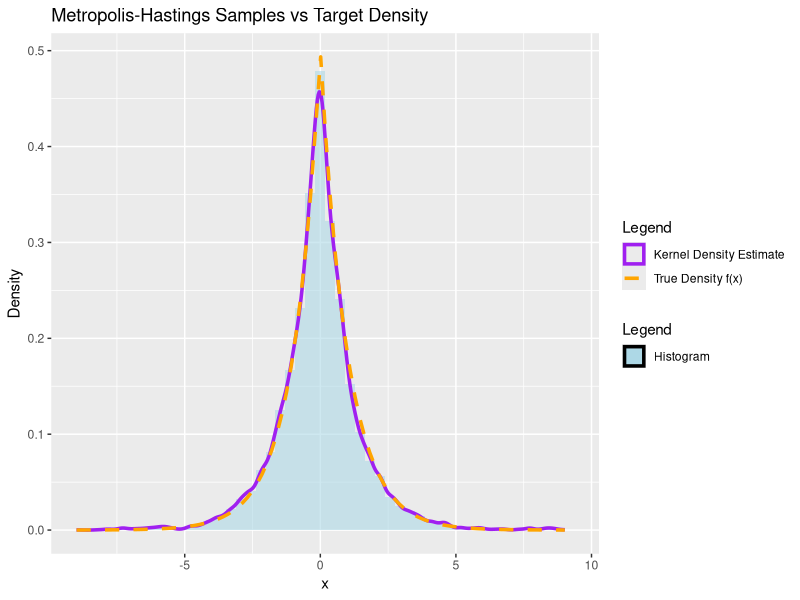
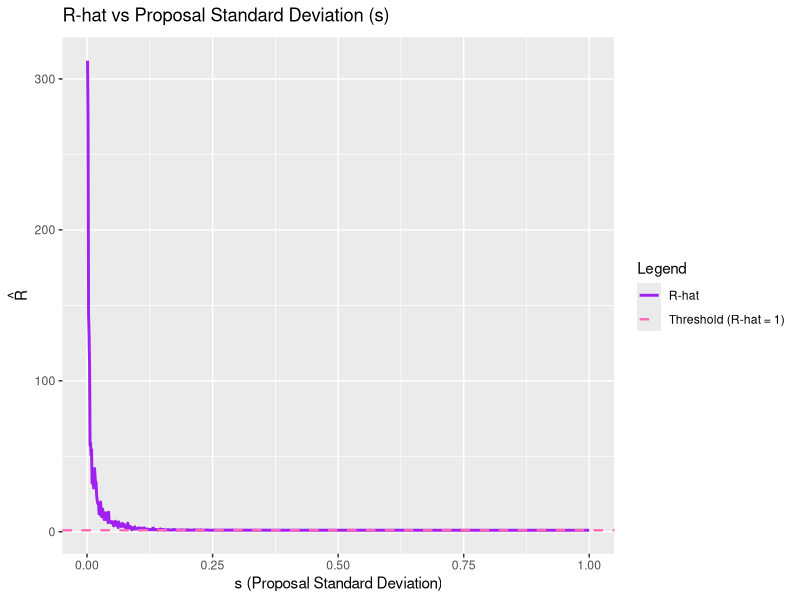

These charts were generated, in order, by the following R code:
## ---- chunk 1
knitr::opts_chunk$set(echo = TRUE)
library(ggplot2)
## ---- chunk 2
# Define the target density: f(x) = 0.5 * exp(-|x|)
DF <- function(x) {
  0.5 * exp(-abs(x))
}
## ---- chunk 3
set.seed(22)

rand_walk_metro <- function(X0, N, s) {
  samples <- numeric(N)  
  samples[1] <- X0       # Set starting value
  
  for (i in 2:N) {
    now <- samples[i - 1]
    x_star <- rnorm(1, mean = now, sd = s)              
    log_ratio <- log(DF(x_star)) - log(DF(now))         # Log acceptance ratio
    log_u <- log(runif(1))                              # Log of uniform random variable
    
    if (log_u < log_ratio) {
      samples[i] <- x_star   # Accept 
    } else {
      samples[i] <- now      # Reject: stay at current value
    }
  }
  
  return(samples)
}
## ---- chunk 4
X0 <- 0
N <- 10001
s <- 1

result <- rand_walk_metro(X0, N, s)

cat("Number of samples:", length(result), "\n")
cat("Estimated Sample Mean:", mean(result), "\n")
cat("Estimated Sample Standard Deviation:", sd(result), "\n")

## ---- chunk 5
result_df <- data.frame(x = result)

ggplot(result_df, aes(x = x)) +
  geom_histogram(aes(y = after_stat(density), fill = "Histogram"),
                 bins = 50, alpha = 0.6) +
  geom_density(aes(color = "Kernel Density Estimate"), linewidth = 1.2) +
  stat_function(fun = DF, aes(color = "True Density f(x)"),
                linewidth = 1.2, linetype = "dashed") +
  labs(title = "Metropolis-Hastings Samples vs Target Density",
       x = "x", y = "Density",
       fill = "Legend", color = "Legend") +
  scale_fill_manual(values = c("Histogram" = "lightblue")) +
  scale_color_manual(values = c("Kernel Density Estimate" = "purple",
                                "True Density f(x)" = "orange")) +


theme_gray()
## ---- chunk 6
R_hat <- function(chains) {
  N  <- length(chains[[1]])
  Mj <- sapply(chains, mean)
  Vj <- sapply(chains, function(chain) mean((chain - mean(chain))^2))

  W <- mean(Vj)           # Within-chain variance
  M <- mean(Mj)           # Grand mean
  B <- mean((Mj - M)^2)  # Between-chain variance

  return(sqrt((B + W) / W))
}

## ---- chunk 7
run_chains <- function(N, s, J, initial) {
  chains <- list()
  for (j in 1:J) {
    chains[[j]] <- rand_walk_metro(initial[j], N, s)
  }
  return(chains)
}
## ---- chunk 8
set.seed(22)
s       <- 0.001
N       <- 2000
J       <- 4
initial <- c(-10, -5, 5, 10)

chains <- run_chains(N, s, J, initial)
cat("R-hat for s = 0.001:", R_hat(chains), "\n")
## ---- chunk 9
grid          <- seq(0.001, 1, length.out = 1000)
R_hat_results <- numeric(length(grid))

for (i in seq_along(grid)) {
  chains          <- run_chains(N, grid[i], J, initial)
  R_hat_results[i] <- R_hat(chains)
}

## ---- chunk 10
results_df <- data.frame(s = grid, R_hat = R_hat_results)

ggplot(results_df, aes(x = s, y = R_hat)) +
  geom_line(aes(color = "R-hat"), linewidth = 1) +
  geom_hline(aes(yintercept = 1, color = "Threshold (R-hat = 1)"),
             linetype = "dashed", linewidth = 0.8) +
  labs(title = expression("R-hat vs Proposal Standard Deviation (s)"),
       x = "s (Proposal Standard Deviation)",
       y = expression(hat(R)),
       color = "Legend") +
  scale_color_manual(values = c("R-hat" = "purple",
                                "Threshold (R-hat = 1)" = "hotpink")) +
theme_gray()
